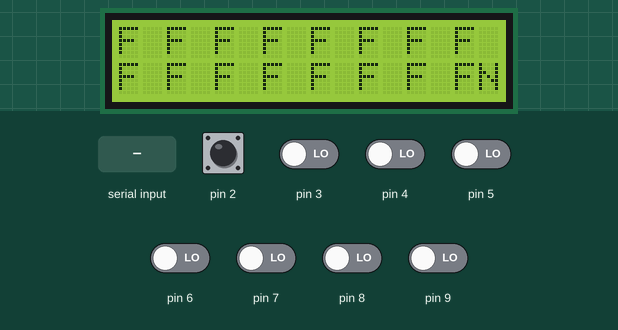
Simulated run of this sketch. Board: Arduino Mega 2560, built with avr-gcc and run on an emulated ATmega2560. On the bench: 16×2 character LCD. The inputs (shaded band) are chosen by the test bench; at power-on: pin 2–9 LOW. What the sketch prints to the serial monitor is not drawn.

Above: at 1.2 s.
1.3 s: "1" received over Serial
At 2.38 s:
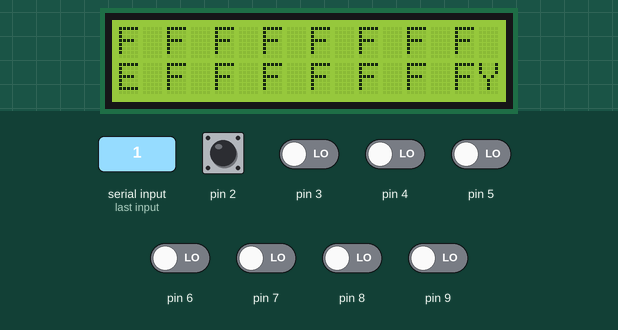
4.0 s: byte 128 (BIT_COMMAND) received over Serial
6.4 s: "0" received over Serial
8.8 s: pin 2 pulsed HIGH 5 times (0.12 s each, 0.3 s apart)
At 10.9 s:
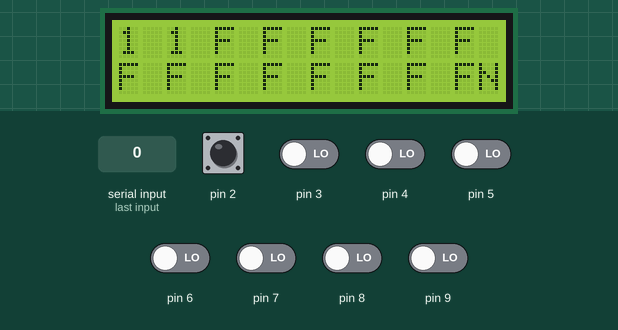
Timing chart, 0 to 11.7 s (numbered marks = the images above; inputs shaded):
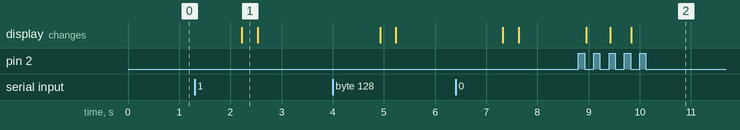

Measured:
- after the input at 1.3 s, the display: changes after 0.93 s (image 1)
- after the input at 8.8 s, the display: changes after 0.15 s (image 2)

The sketch:

master_tester.ino
```cpp
#include <LiquidCrystal.h>
#include "common/common.h"
#include <SoftwareSerial.h>

LiquidCrystal lcd(14, 15, 16, 17, 18, 19);
SoftwareSerial serial1(10, 11);

void setup() {
  resetPinStates();
  lcd.begin(16, 2);
  //use Hardware Serial for controlling the HC11
  Serial.begin(115200);
  serial1.begin(115200);
}

uint32_t last_ping_sent = 0;
uint32_t last_ping_received = 0;
uint8_t connected = 0;

uint8_t SerialWriteWaitAck(uint8_t data) {
  uint32_t start_time = millis();
  for(uint8_t i = 0; i < 3; i++) {
    Serial.write(data);
    start_time = millis();
    while(1) {
      if (Serial.available()) {
        last_ping_received = millis();
        if (Serial.read() == BIT_COMMAND) {
          return 1;
        }
      }

      if (millis() - start_time > PING_TIMEOUT) {
        break;
      }
    }
  }
  return 0;
}

void checkForForeignConnections(void) {
  // i = local pin under test
  for(uint8_t i = 2; i <= 9; i++) {
    // j = foreign pin under test
    for(uint8_t j = 2; j <= 9; j++) {
      serial1.print("Testing ");
      serial1.print(i);
      serial1.print(" and ");
      serial1.println(j);

      resetPinsToInput();
      if (!SerialWriteWaitAck(BIT_COMMAND | BIT_RST)) {
        pin_states[j-2+8] |= BIT_ERROR;
        return;
      }

      if (!SerialWriteWaitAck(BIT_COMMAND | BIT_HIGH | (j-2))) {
        pin_states[j-2+8] |= BIT_ERROR;
        return;
      }

      uint8_t pin = i;

      for(uint8_t k = 2; k <= 9; k++) {
        // if !(k has a local connection and belongs to the same group as pin)
        // write LOW as well
        pinMode(k, OUTPUT);
        if (!(pin_states[k-2] & BIT_LOCAL && (pin_states[k-2] & 0x0F) == (pin_states[pin-2] & 0x0F))) {
          digitalWrite(k, LOW);
        }
      }

      pinMode(i, INPUT_PULLUP);

      // at this point, i is pulled up while j is also HIGH. If i is connected to j, i should read HIGH
      if (digitalRead(i) != HIGH) {
        /*serial1.print(i);
        serial1.print(" and ");
        serial1.print(j);
        serial1.println(" are not connected");*/

        //change to continue once it works
        continue;
      }

      if (!SerialWriteWaitAck(BIT_COMMAND | BIT_LOW)) {
        pin_states[j-2+8] |= BIT_ERROR;
        return;
      }

      // at this point, i is pulled up while j is LOW. If i is connected to j, i should read LOW

      if (digitalRead(i) == LOW) {
        uint8_t leader;
        //if i already has local connection, use the i's leader instead of i when setting leader of this new foreign group
        if (pin_states[i-2] & BIT_LOCAL) {
          leader = pin_states[i-2] & 0x0F;
        }
        else {
          leader = (i-2);
        }

        pin_states[i-2] |= BIT_FOREIGN;
        pin_states[i-2] = (pin_states[i-2] & 0xF0) | leader;

        pin_states[j-2+8] |= BIT_FOREIGN;
        pin_states[j-2+8] = (pin_states[j-2] & 0xF0) | leader;

        serial1.print(i);
        serial1.print(" and ");
        serial1.print(j);
        serial1.println(" are connected");
      }
      else {
        /*serial1.print(i);
        serial1.println(" has not gone low");*/
      }
    }
  }
}

void loop() {
  uint32_t current_time = millis();
  if (current_time - last_ping_sent > PING_INTERVAL_MS) {
    Serial.write(0x00);
    last_ping_sent = current_time;
  }

  while(Serial.available()) {
    last_ping_received = current_time;
    connected = true;

    switch(Serial.read()) {

    }
  }

  if (current_time - last_ping_received > PING_TIMEOUT) {
    connected = false;
  }

  resetPinStates();

  if (connected) SerialWriteWaitAck(BIT_COMMAND | BIT_RST);

  checkForLocalConnections();
  resetPinsToInput();

  if (connected) {
    SerialWriteWaitAck(BIT_COMMAND | BIT_CHECKLOCAL);
    checkForForeignConnections();
  }

  for(uint8_t i = 0; i < 16; i++) {
    lcd.setCursor(i*2 % 16, i > 7);
    if (pin_states[i] & BIT_ERROR) {
      lcd.print("E ");
    }
    else if (pin_states[i] & (BIT_LOCAL | BIT_FOREIGN)) {
      // has local connection
      // print id of group leader
      lcd.print(pin_states[i] & 0x0F);
      lcd.print(' ');
    }
    else {
      lcd.print("F ");
    }
  }

  lcd.setCursor(15, 1);
  if (!connected) {
    lcd.print("N");
  }
  else {
    lcd.print("Y");
  }
}
```

common.h
```cpp
#include <Arduino.h>

#define PING_INTERVAL_MS 50
#define PING_TIMEOUT 100

#define BIT_LOCAL 0x80
#define BIT_FOREIGN 0x40
#define BIT_ERROR 0x20
#define BIT_LEADER 0x10


#define BIT_COMMAND 0x80

#define BIT_HIGH 0x40
// BIT_HIGH triggers a mode where the pin number provided and the group that the pin belongs to (if any)
// are all HIGH, rest are LOW

#define BIT_LOW 0x20
// set all pins low

#define BIT_RST 0x10
// BIT_HIZ resets all states ie set all as input

#define BIT_CHECKLOCAL 0x08

// lowest 3 bits of transmitted byte reserved for pin number

extern uint8_t pin_states[16];
// pin_states store the state of each pin, with the first 8 belonging to master
// and next 8 belonging to the slave

char getPinState(uint8_t pin);
char getGroupState(uint8_t pin);

void checkForLocalConnections(void);

void checkForForeignConnections(void);

void resetPinStates(void);

void resetPinsToInput(void);
```
